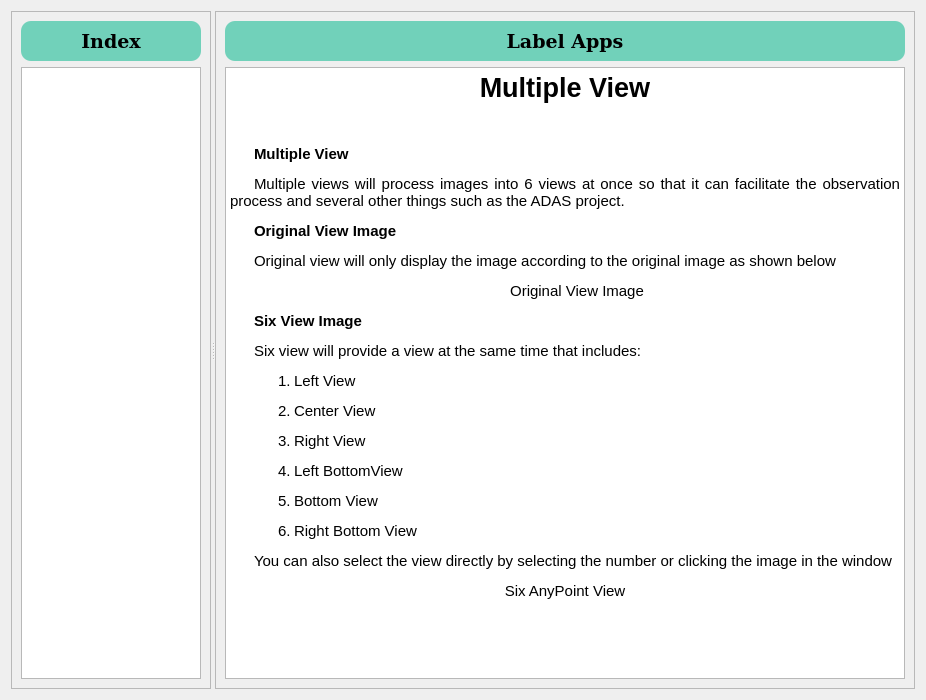
<?xml version="1.0" encoding="UTF-8"?>
<ui version="4.0">
 <class>Help</class>
 <widget class="QWidget" name="Help">
  <property name="geometry">
   <rect>
    <x>0</x>
    <y>0</y>
    <width>922</width>
    <height>700</height>
   </rect>
  </property>
  <property name="minimumSize">
   <size>
    <width>0</width>
    <height>700</height>
   </size>
  </property>
  <property name="maximumSize">
   <size>
    <width>1000</width>
    <height>16777215</height>
   </size>
  </property>
  <property name="windowTitle">
   <string>MoilApp Help</string>
  </property>
  <property name="windowIcon">
   <iconset>
    <normaloff>../../../../My/MoilApp.v.3/MoilApp/src/github/Moildev-apps/src/assets/help.png</normaloff>../../../../My/MoilApp.v.3/MoilApp/src/github/Moildev-apps/src/assets/help.png</iconset>
  </property>
  <layout class="QHBoxLayout" name="horizontalLayout">
   <item>
    <widget class="QSplitter" name="splitter">
     <property name="orientation">
      <enum>Qt::Horizontal</enum>
     </property>
     <widget class="QFrame" name="frame">
      <property name="minimumSize">
       <size>
        <width>200</width>
        <height>0</height>
       </size>
      </property>
      <property name="maximumSize">
       <size>
        <width>250</width>
        <height>16777215</height>
       </size>
      </property>
      <property name="frameShape">
       <enum>QFrame::StyledPanel</enum>
      </property>
      <property name="frameShadow">
       <enum>QFrame::Raised</enum>
      </property>
      <layout class="QVBoxLayout" name="verticalLayout">
       <item>
        <widget class="QLabel" name="label_2">
         <property name="minimumSize">
          <size>
           <width>0</width>
           <height>40</height>
          </size>
         </property>
         <property name="font">
          <font>
           <family>DejaVu Serif</family>
           <pointsize>14</pointsize>
           <weight>75</weight>
           <bold>true</bold>
          </font>
         </property>
         <property name="styleSheet">
          <string notr="true">border-color: rgb(66, 69, 183);
background-color: #71D1BA;
border-radius: 10px;</string>
         </property>
         <property name="frameShape">
          <enum>QFrame::Box</enum>
         </property>
         <property name="text">
          <string>Index</string>
         </property>
         <property name="alignment">
          <set>Qt::AlignCenter</set>
         </property>
        </widget>
       </item>
       <item>
        <widget class="QListWidget" name="listWidget">
         <property name="font">
          <font>
           <family>Waree</family>
           <pointsize>12</pointsize>
          </font>
         </property>
        </widget>
       </item>
      </layout>
     </widget>
     <widget class="QScrollArea" name="scrollArea">
      <property name="minimumSize">
       <size>
        <width>700</width>
        <height>0</height>
       </size>
      </property>
      <property name="widgetResizable">
       <bool>true</bool>
      </property>
      <widget class="QWidget" name="scrollAreaWidgetContents">
       <property name="geometry">
        <rect>
         <x>0</x>
         <y>0</y>
         <width>698</width>
         <height>680</height>
        </rect>
       </property>
       <layout class="QVBoxLayout" name="verticalLayout_2">
        <item>
         <widget class="QLabel" name="label">
          <property name="minimumSize">
           <size>
            <width>0</width>
            <height>40</height>
           </size>
          </property>
          <property name="font">
           <font>
            <family>DejaVu Serif</family>
            <pointsize>14</pointsize>
            <weight>75</weight>
            <bold>true</bold>
           </font>
          </property>
          <property name="styleSheet">
           <string notr="true">border-color: rgb(66, 69, 183);
background-color: #71D1BA;
border-radius: 10px;</string>
          </property>
          <property name="frameShape">
           <enum>QFrame::Box</enum>
          </property>
          <property name="text">
           <string>Label Apps</string>
          </property>
          <property name="alignment">
           <set>Qt::AlignCenter</set>
          </property>
         </widget>
        </item>
        <item>
         <widget class="QTextBrowser" name="textBrowser">
          <property name="html">
           <string>&lt;!DOCTYPE HTML PUBLIC &quot;-//W3C//DTD HTML 4.0//EN&quot; &quot;http://www.w3.org/TR/REC-html40/strict.dtd&quot;&gt;
&lt;html&gt;&lt;head&gt;&lt;meta name=&quot;qrichtext&quot; content=&quot;1&quot; /&gt;&lt;style type=&quot;text/css&quot;&gt;
p, li { white-space: pre-wrap; }
&lt;/style&gt;&lt;/head&gt;&lt;body style=&quot; font-family:'Ubuntu'; font-size:11pt; font-weight:400; font-style:normal;&quot;&gt;
&lt;p align=&quot;center&quot; style=&quot; margin-top:12px; margin-bottom:12px; margin-left:0px; margin-right:0px; -qt-block-indent:0; text-indent:0px;&quot;&gt;&lt;span style=&quot; font-size:20pt; font-weight:600;&quot;&gt;Multiple View&lt;/span&gt;&lt;/p&gt;
&lt;p align=&quot;justify&quot; style=&quot;-qt-paragraph-type:empty; margin-top:12px; margin-bottom:12px; margin-left:0px; margin-right:0px; -qt-block-indent:0; text-indent:0px;&quot;&gt;&lt;br /&gt;&lt;/p&gt;
&lt;p align=&quot;justify&quot; style=&quot; margin-top:12px; margin-bottom:12px; margin-left:0px; margin-right:0px; -qt-block-indent:0; text-indent:24px;&quot;&gt;&lt;span style=&quot; font-weight:600;&quot;&gt;Multiple View&lt;/span&gt;&lt;/p&gt;
&lt;p align=&quot;justify&quot; style=&quot; margin-top:12px; margin-bottom:12px; margin-left:0px; margin-right:0px; -qt-block-indent:0; text-indent:24px;&quot;&gt;Multiple views will process images into 6 views at once so that it can facilitate the observation process and several other things such as the ADAS project.&lt;/p&gt;
&lt;p align=&quot;justify&quot; style=&quot; margin-top:12px; margin-bottom:12px; margin-left:0px; margin-right:0px; -qt-block-indent:0; text-indent:24px;&quot;&gt;&lt;span style=&quot; font-weight:600;&quot;&gt;Original View Image&lt;/span&gt;&lt;/p&gt;
&lt;p align=&quot;justify&quot; style=&quot; margin-top:12px; margin-bottom:12px; margin-left:0px; margin-right:0px; -qt-block-indent:0; text-indent:24px;&quot;&gt;Original view will only display the image according to the original image as shown below&lt;/p&gt;
&lt;p align=&quot;center&quot; style=&quot; margin-top:12px; margin-bottom:12px; margin-left:0px; margin-right:0px; -qt-block-indent:0; text-indent:0px;&quot;&gt;&lt;img src=&quot;:/Moilapp/multiori.png&quot; /&gt;&lt;/p&gt;
&lt;p align=&quot;center&quot; style=&quot; margin-top:12px; margin-bottom:12px; margin-left:0px; margin-right:0px; -qt-block-indent:0; text-indent:24px;&quot;&gt;Original View Image&lt;/p&gt;
&lt;p style=&quot; margin-top:12px; margin-bottom:12px; margin-left:0px; margin-right:0px; -qt-block-indent:0; text-indent:24px;&quot;&gt;&lt;span style=&quot; font-weight:600;&quot;&gt;Six View Image&lt;/span&gt;&lt;/p&gt;
&lt;p style=&quot; margin-top:12px; margin-bottom:12px; margin-left:0px; margin-right:0px; -qt-block-indent:0; text-indent:24px;&quot;&gt;Six view will provide a view at the same time that includes:&lt;/p&gt;
&lt;ol style=&quot;margin-top: 0px; margin-bottom: 0px; margin-left: 0px; margin-right: 0px; -qt-list-indent: 1;&quot;&gt;&lt;li style=&quot; margin-top:12px; margin-bottom:12px; margin-left:0px; margin-right:0px; -qt-block-indent:0; text-indent:24px;&quot;&gt;Left View&lt;/li&gt;
&lt;li style=&quot; margin-top:12px; margin-bottom:12px; margin-left:0px; margin-right:0px; -qt-block-indent:0; text-indent:24px;&quot;&gt;Center View&lt;/li&gt;
&lt;li style=&quot; margin-top:12px; margin-bottom:12px; margin-left:0px; margin-right:0px; -qt-block-indent:0; text-indent:24px;&quot;&gt;Right View&lt;/li&gt;
&lt;li style=&quot; margin-top:12px; margin-bottom:12px; margin-left:0px; margin-right:0px; -qt-block-indent:0; text-indent:24px;&quot;&gt;Left BottomView&lt;/li&gt;
&lt;li style=&quot; margin-top:12px; margin-bottom:12px; margin-left:0px; margin-right:0px; -qt-block-indent:0; text-indent:24px;&quot;&gt;Bottom View&lt;/li&gt;
&lt;li style=&quot; margin-top:12px; margin-bottom:12px; margin-left:0px; margin-right:0px; -qt-block-indent:0; text-indent:24px;&quot;&gt;Right Bottom View&lt;/li&gt;&lt;/ol&gt;
&lt;p style=&quot; margin-top:12px; margin-bottom:12px; margin-left:0px; margin-right:0px; -qt-block-indent:0; text-indent:24px;&quot;&gt;You can also select the view directly by selecting the number or clicking the image in the window&lt;/p&gt;
&lt;p align=&quot;center&quot; style=&quot; margin-top:12px; margin-bottom:12px; margin-left:0px; margin-right:0px; -qt-block-indent:0; text-indent:0px;&quot;&gt;&lt;img src=&quot;:/Moilapp/multipleview2.png&quot; /&gt;&lt;/p&gt;
&lt;p align=&quot;center&quot; style=&quot; margin-top:12px; margin-bottom:12px; margin-left:0px; margin-right:0px; -qt-block-indent:0; text-indent:0px;&quot;&gt;Six AnyPoint View&lt;/p&gt;&lt;/body&gt;&lt;/html&gt;</string>
          </property>
          <property name="searchPaths">
           <stringlist notr="true"/>
          </property>
         </widget>
        </item>
       </layout>
      </widget>
     </widget>
    </widget>
   </item>
  </layout>
 </widget>
 <resources>
  <include location="../image_help/help_moilapp.qrc"/>
 </resources>
 <connections/>
</ui>
